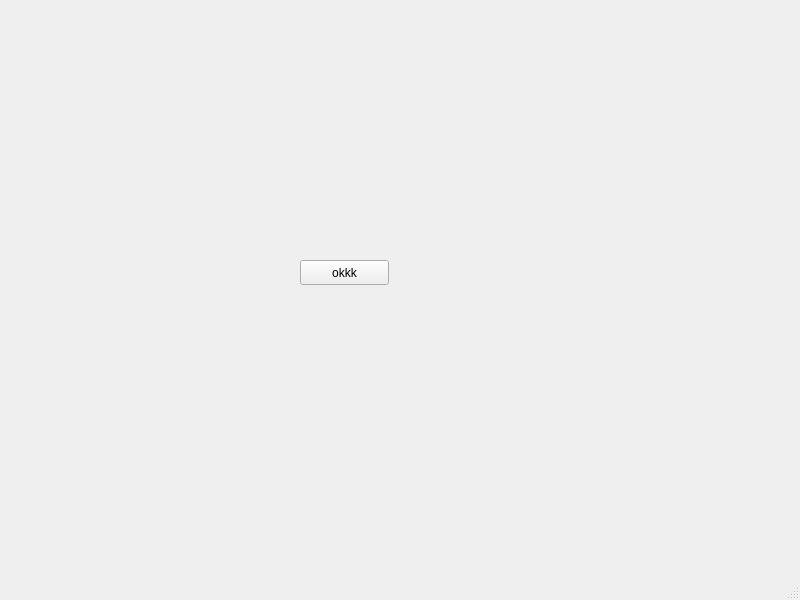
<?xml version="1.0" encoding="UTF-8"?>
<ui version="4.0">
 <class>MainWindow</class>
 <widget class="QMainWindow" name="MainWindow">
  <property name="geometry">
   <rect>
    <x>0</x>
    <y>0</y>
    <width>800</width>
    <height>600</height>
   </rect>
  </property>
  <property name="windowTitle">
   <string>MainWindow</string>
  </property>
  <widget class="QWidget" name="centralwidget">
   <widget class="QPushButton" name="pushButton">
    <property name="geometry">
     <rect>
      <x>300</x>
      <y>260</y>
      <width>89</width>
      <height>25</height>
     </rect>
    </property>
    <property name="text">
     <string>okkk</string>
    </property>
   </widget>
  </widget>
  <widget class="QMenuBar" name="menubar">
   <property name="geometry">
    <rect>
     <x>0</x>
     <y>0</y>
     <width>800</width>
     <height>22</height>
    </rect>
   </property>
  </widget>
  <widget class="QStatusBar" name="statusbar"/>
 </widget>
 <resources/>
 <connections/>
</ui>
